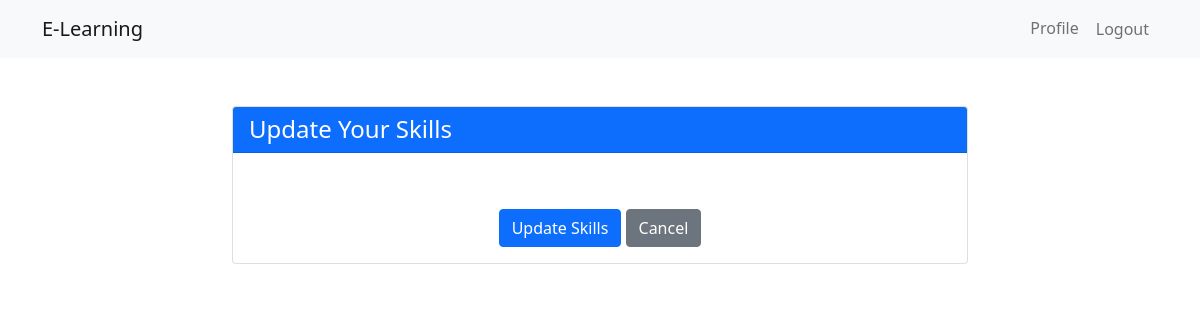
The app's page /users/update-skills/ (signed in), older data.
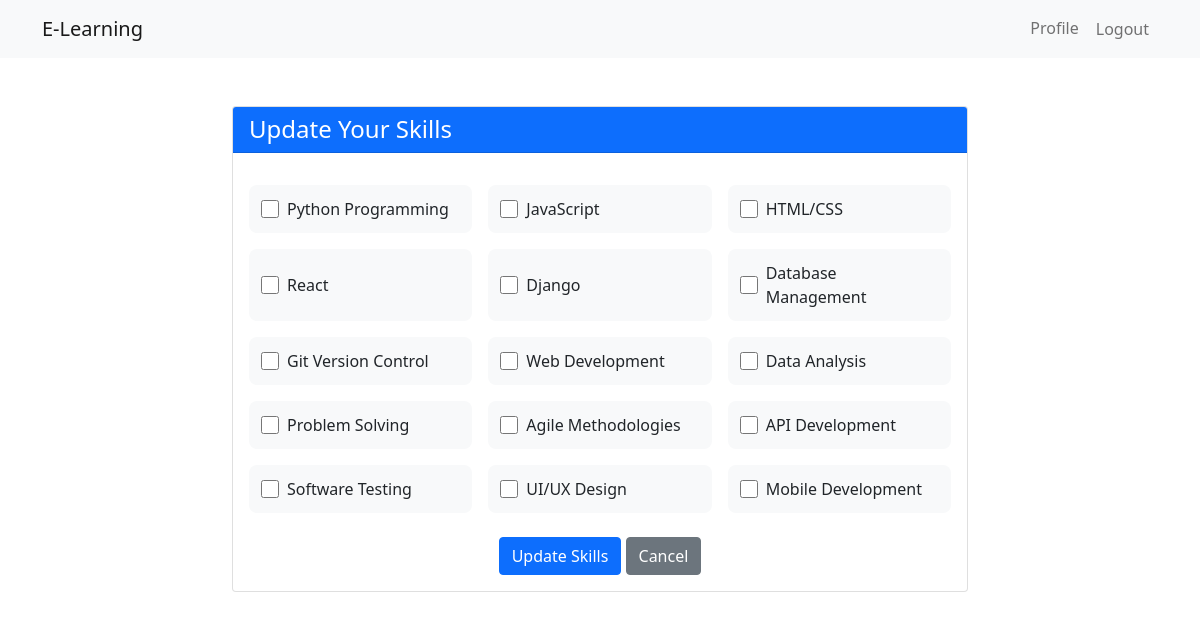
The same page, newer data.
### users/models.py (models this page shows, shortened)
class Skill(models.Model):
    name = models.CharField(max_length=100)

class Profile(models.Model):
    user = models.OneToOneField(CustomUser, on_delete=models.CASCADE)
    avatar = models.ImageField(upload_to='profile_images/', null=True, blank=True)
    bio = models.TextField(max_length=500, blank=True)
    expertise = models.ManyToManyField(Expertise, blank=True)
    skills = models.ManyToManyField(Skill, blank=True)

### users/views.py (the view)
# urls.py: path('update-skills/', views.update_skills, name='update_skills'),
@login_required
def update_skills(request):
    if request.method == 'POST':
        form = SkillsUpdateForm(request.POST, instance=request.user.profile)
        if form.is_valid():
            profile = form.save()
            messages.success(request, 'Your skills have been updated successfully!')
            return redirect(reverse('users:profile', kwargs={'user_id': request.user.id}))
    else:
        form = SkillsUpdateForm(instance=request.user.profile)
    context = {
        'form': form,
        'all_skills': Skill.objects.all()
    }
    return render(request, 'users/update_skills.html', context)

### users/forms.py
class SkillsUpdateForm(forms.ModelForm):
    skills = forms.ModelMultipleChoiceField(
        queryset=Skill.objects.all(),
        widget=forms.CheckboxSelectMultiple,
        required=False
    )
    class Meta:
        model = Profile
        fields = ['skills']

### templates/users/update_skills.html (shortened to what this page needs)
{% extends 'base.html' %}
{% load static %}
{% block content %}
<div class="container py-5">
    <div class="row justify-content-center">
        <div class="col-md-8">
            <div class="card">
                <div class="card-header bg-primary text-white">
                    <h4 class="mb-0">Update Your Skills</h4>
                </div>
                <div class="card-body">
                    <form method="post">
                        <div class="skills-grid">
                            {% for skill in form.skills.field.queryset %}
                            <div class="skill-item">
                                <input type="checkbox"
                                       name="skills"
                                       value="{{ skill.id }}"
                                       id="skill_{{ skill.id }}"
                                       {% if skill in form.instance.skills.all %}checked{% endif %}>
                                <label for="skill_{{ skill.id }}">{{ skill.name }}</label>
                            </div>
                            {% endfor %}
                        </div>
                        <div class="text-center mt-4">
                            <button type="submit" class="btn btn-primary">Update Skills</button>
                            <a href="{% url 'users:profile' user_id=user.id %}" class="btn btn-secondary ml-2">Cancel</a>
                        </div>
                    </form>
                </div>
            </div>
        </div>
    </div>
</div>
{% endblock %}

Row changes from the older to the newer data that the page shows:
added Skill: name "Python Programming"
added Skill: name "JavaScript"
added Skill: name "HTML/CSS"
added Skill: name "React"
added Skill: name "Django"
added Skill: name "Database Management"
added Skill: name "Git Version Control"
added Skill: name "Web Development"
added Skill: name "Data Analysis"
added Skill: name "Problem Solving"
added Skill: name "Agile Methodologies"
added Skill: name "API Development"
added Skill: name "Software Testing"
added Skill: name "UI/UX Design"
added Skill: name "Mobile Development"
